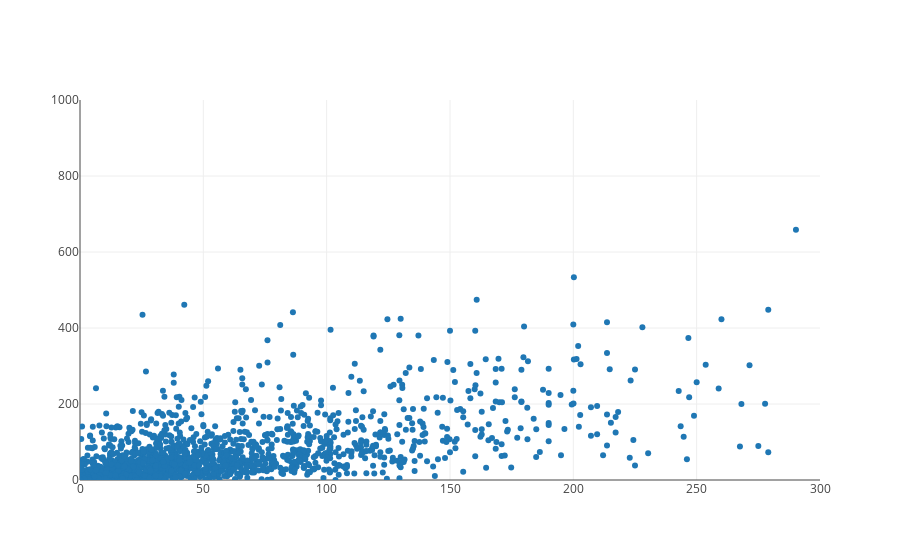

Notebook source saved alongside this figure:
### Markdown cell above
Huh, well we should've known.  Now let's zoom in on our dataset so that our plot no longer expands for just a few of the outliers. We will set the x-axis of our plot to go from zero to 300 million dollars, and the y-axis of our plot to go from zero to one billion dollars.

### Code cell
from graph import build_layout
revenues_per_budgets_trace = trace_values(budgets, domestic_revenues, text = titles)
revenues_layout = build_layout(x_range = [0, 300], y_range = [0, 1000])
plot([revenues_per_budgets_trace], revenues_layout)

### Figure 1 — Plotly figure (JSON) as saved in the notebook; plotly's stock layout.template omitted (floating-point values rounded to 4 significant figures; data arrays with more than 128 entries replaced by an {"elided": "..."} marker saying what was removed)
{"data": [{"mode": "markers", "name": "data", "text": {"elided": "1776 str values"}, "type": "scatter", "uid": "aa6e5caa-459b-11e9-bcdd-cfff7e4e36a5", "x": {"elided": "1776 float values"}, "y": {"elided": "1776 float values"}}], "layout": {"xaxis": {"range": [0, 300]}, "yaxis": {"range": [0, 1000]}}}
